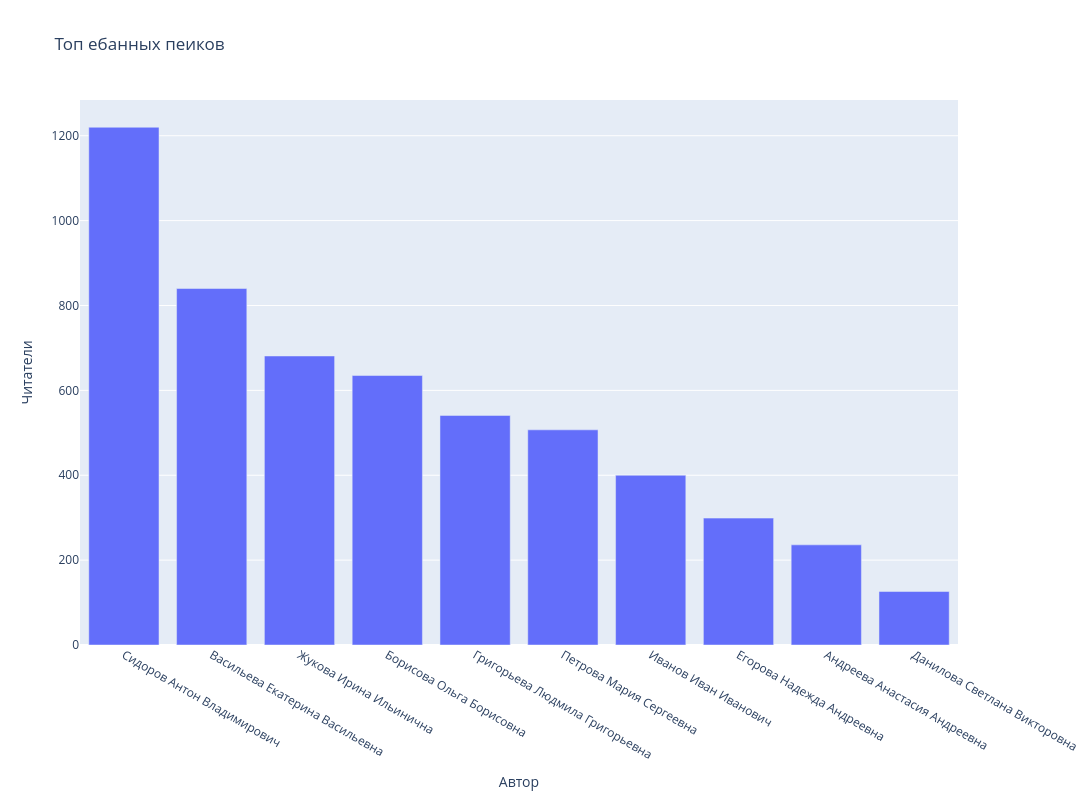

Notebook source saved alongside this figure:
### Code cell
best_topic_author = px.bar(sum_read, x='Автор', y='Читатели', title='Топ ебанных пеиков', 
            width=1400, height=800)


best_topic_author.show()

### Figure 1 — Plotly figure (JSON) as saved in the notebook; plotly's stock layout.template omitted (floating-point values rounded to 4 significant figures)
{"data": [{"alignmentgroup": "True", "hovertemplate": "Автор=%{x}<br>Читатели=%{y}<extra></extra>", "legendgroup": "", "marker": {"color": "#636efa", "pattern": {"shape": ""}}, "name": "", "offsetgroup": "", "orientation": "v", "showlegend": false, "textposition": "auto", "type": "bar", "x": ["Сидоров Антон Владимирович", "Васильева Екатерина Васильевна", "Жукова Ирина Ильинична", "Борисова Ольга Борисовна", "Григорьева Людмила Григорьевна", "Петрова Мария Сергеевна", "Иванов Иван Иванович", "Егорова Надежда Андреевна", "Андреева Анастасия Андреевна", "Данилова Светлана Викторовна"], "xaxis": "x", "y": [1220, 840, 681, 635, 541, 507, 400, 299, 236, 126], "yaxis": "y"}], "layout": {"barmode": "relative", "height": 800, "legend": {"tracegroupgap": 0}, "title": {"text": "Топ ебанных пеиков"}, "width": 1400, "xaxis": {"anchor": "y", "domain": [0, 1], "title": {"text": "Автор"}}, "yaxis": {"anchor": "x", "domain": [0, 1], "title": {"text": "Читатели"}}}}
